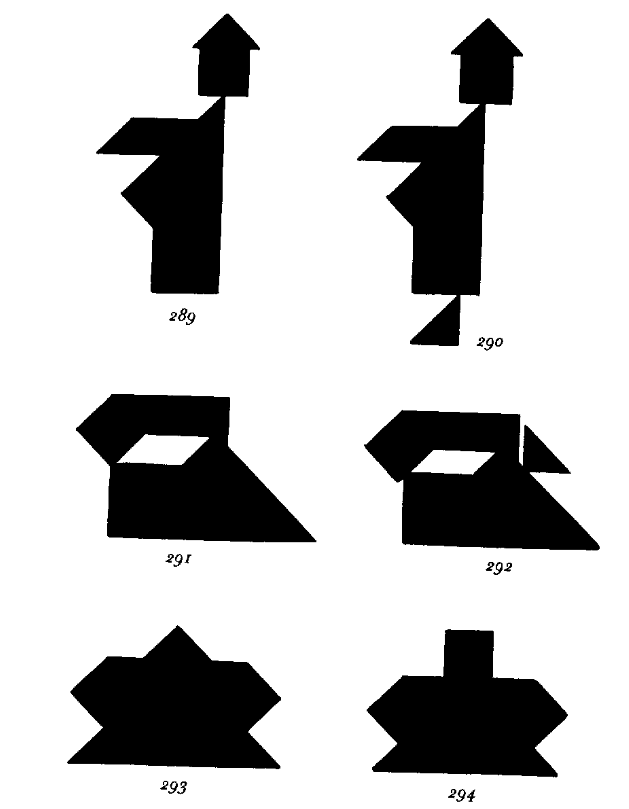
#> input picture database/test.png, 629 x 809 px
$ python patterncv.py
#> lines starting #> are read from the running program, lines starting #| are printed output that depends on the picture; after the words box and inside, x2 and y2 are one past the last pixel; in counts of white or black regions, pixels touching at a corner belong together
import numpy as np
import cv2
from matplotlib import pyplot as plt


def pshow(img):
    if (img.ndim > 2):
        img = cv2.cvtColor(img, cv2.COLOR_BGR2RGB)
    plt.figure()
    plt.imshow(img)
    plt.show()


plt.ion()
img_location = './database/test.png'

font = cv2.FONT_HERSHEY_COMPLEX
img = cv2.imread(img_location, cv2.IMREAD_GRAYSCALE)
#> img is the input picture: shape (809, 629); min 0, max 255, mean 195
img2 = cv2.imread(img_location, cv2.IMREAD_COLOR)

_, threshold = cv2.threshold(img, 110, 255, cv2.THRESH_BINARY)
#> threshold: shape (809, 629); 76.5% white; 25 black regions (1 under 20 px), largest, box (x1, y1, x2, y2) and area: (76, 394, 316, 542) 20773, (364, 410, 600, 550) 20652, (67, 625, 281, 769) 20297


# [5 lines of commented-out code are left out]

canny = cv2.Canny(img2, 120, 255, apertureSize=7, L2gradient=True)
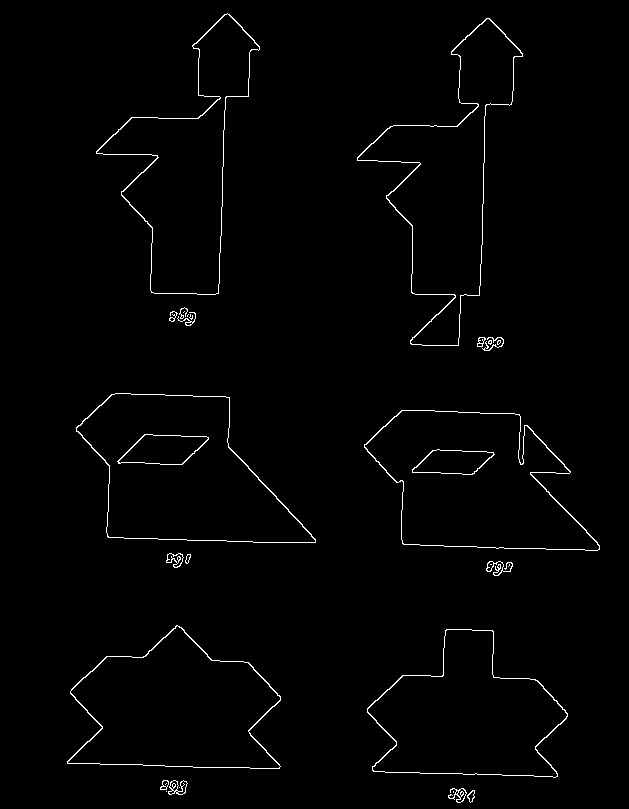
#> canny: shape (809, 629); 1.3% white in thin lines or dots, all inside (x1, y1, x2, y2) = (67, 13, 600, 803)

pshow(canny)

contours, _= cv2.findContours(canny, cv2.RETR_TREE,
							cv2.CHAIN_APPROX_SIMPLE)
#> contours = 62 contours, 27 with area under 20; largest, box (x1, y1, x2, y2) and area: (76, 393, 316, 543) 22794, (76, 393, 316, 543) 22640, (364, 410, 600, 551) 22190, (364, 410, 600, 551) 22004, (67, 625, 281, 769) 20428

for cnt in contours :

	approx = cv2.approxPolyDP(cnt, 0.007 * cv2.arcLength(cnt, True), True)
	cv2.drawContours(img2, [approx], 0, (0, 0, 255), 5)
	n = approx.ravel()
	i = 0

	for j in n :
		if(i % 2 == 0):
			x = n[i]
			y = n[i + 1]

			string = str(x) + " " + str(y)

			if(i == 0): #finding top most of the tan piece
				cv2.putText(img2, "Arrow tip", (x, y),
								font, 0.5, (255, 0, 0))
			else:
				# text on remaining co-ordinates.
				cv2.putText(img2, string, (x, y),
						font, 0.5, (0, 255, 0))
		i = i + 1
#> this loop made 62 passes
#> n on passes 1, 2, 6, 7, 9, 11, 19, 24, 26, 28, 32: [453, 791, 453, 792], [166, 791], [462, 791, 463, 792, 463, 793, 461, 795, 460, 794, 460, 793], [457, 790, 458, 791, 458, 792, 456, 794, 455, 793, 455, 792], [179, 787], [175, 791, 176, 790, 177, 790, 178, 791, 177, 792, 176, 792], [166, 783, 165, 784], [509, 564, 509, 565, 508, 566, 509, 565], [499, 564, 500, 565, 500, 567, 499, 568, 497, 566], [490, 564, 491, 564], [177, 559, 177, 557, 178, 556, 180, 558, 178, 560]
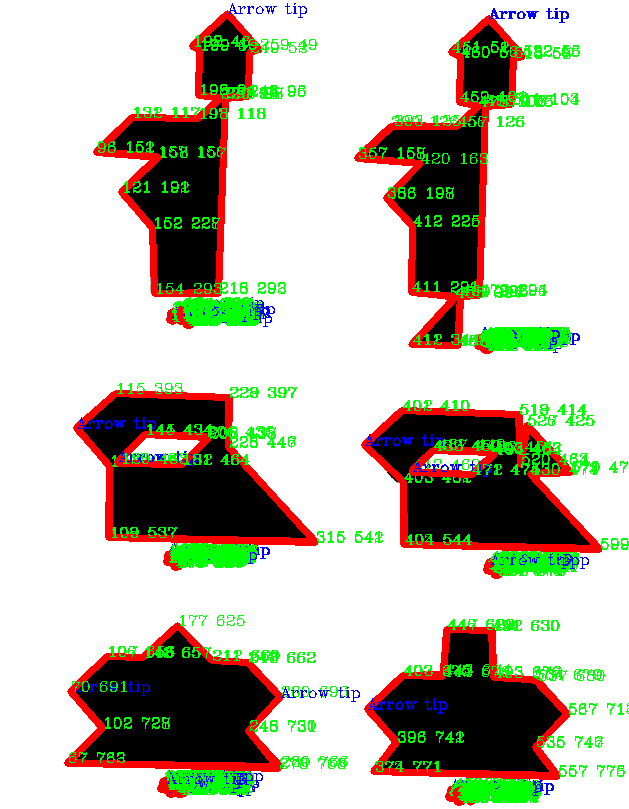
#> img2: shape (809, 629, 3); 13.59% of pixels changed, all inside (x1, y1, x2, y2) = (64, 3, 629, 806)

fig,ax = plt.subplots()
plt.subplot(121),plt.imshow(img)
plt.title('Original Image'),
plt.subplot(122),plt.imshow(img2)
plt.title('filtered Image'),
plt.show()
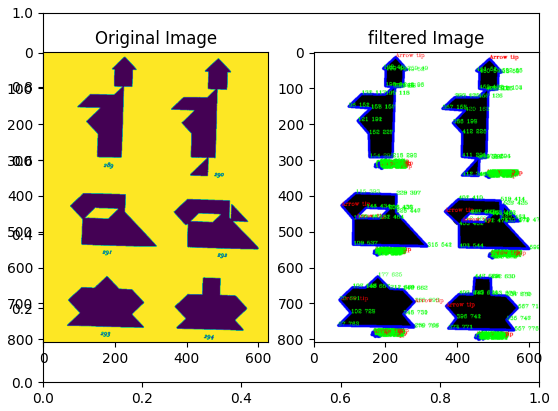
#> figure drawn by matplotlib, 2 panels; B, G, R data is drawn as R, G, B

input("press enter to exit (irony)")
